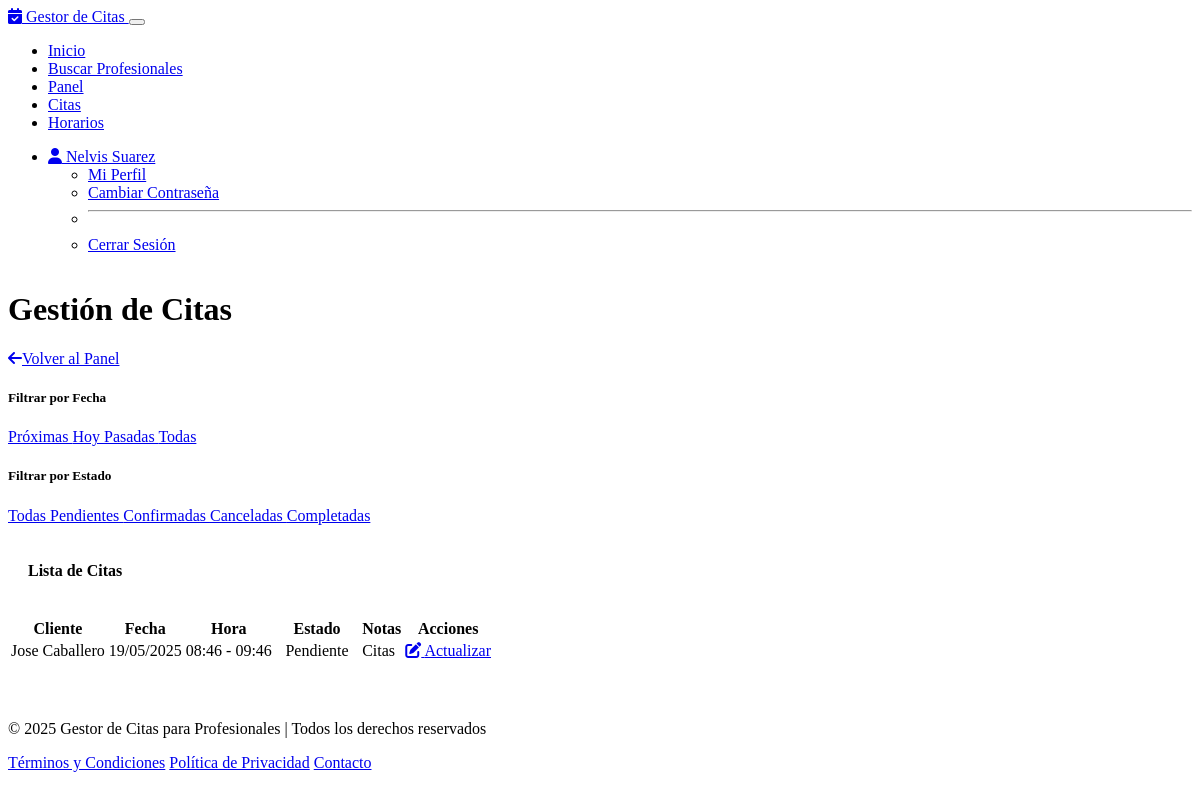
The page /professional/appointments?date=past&status=all (signed in) on the database its author committed.
### models.py (models this page shows, shortened)
class User(UserMixin, db.Model):
    id = db.Column(db.Integer, primary_key=True)
    username = db.Column(db.String(64), unique=True, nullable=False, index=True)
    email = db.Column(db.String(120), unique=True, nullable=False, index=True)
    password_hash = db.Column(db.String(256), nullable=False)
    first_name = db.Column(db.String(64), nullable=False)
    last_name = db.Column(db.String(64), nullable=False)
    phone = db.Column(db.String(20))
    role = db.Column(db.String(20), nullable=False, default='client')
    created_at = db.Column(db.DateTime, default=datetime.utcnow)
    is_active = db.Column(db.Boolean, default=True)
    last_login = db.Column(db.DateTime)
    professional = db.relationship('Professional', uselist=False, back_populates='user', cascade='all, delete-orphan')
    client = db.relationship('Client', uselist=False, back_populates='user', cascade='all, delete-orphan')
    def get_full_name(self):
        return f"{self.first_name} {self.last_name}"
    def is_professional(self):
        return self.role == 'professional'
    def is_client(self):
        return self.role == 'client'

class Appointment(db.Model):
    id = db.Column(db.Integer, primary_key=True)
    professional_id = db.Column(db.Integer, db.ForeignKey('professional.id'), nullable=False)
    client_id = db.Column(db.Integer, db.ForeignKey('client.id'), nullable=False)
    date = db.Column(db.Date, nullable=False)
    start_time = db.Column(db.Time, nullable=False)
    end_time = db.Column(db.Time, nullable=False)
    status = db.Column(db.String(20), default='pending')  # pending, confirmed, cancelled, completed
    notes = db.Column(db.Text)
    created_at = db.Column(db.DateTime, default=datetime.utcnow)
    cost = db.Column(db.Float, default=50.0)  # Default cost in currency units
    payment_status = db.Column(db.String(20), default='pending')  # pending, paid, refunded, failed
    payment_id = db.Column(db.String(100))  # Stripe payment/checkout session ID
    payment_timestamp = db.Column(db.DateTime)  # When the payment was processed
    refund_id = db.Column(db.String(100))  # Stripe refund ID
    refund_timestamp = db.Column(db.DateTime)  # When the refund was processed
    professional = db.relationship('Professional', back_populates='appointments')
    client = db.relationship('Client', back_populates='appointments')

### routes/professional.py (the view)
@professional_bp.route('/appointments')
@login_required
def appointments():
    if not current_user.is_professional():
        flash('No tienes permisos para acceder a esta página', 'danger')
        return redirect(url_for('main.index'))
    professional = Professional.query.filter_by(user_id=current_user.id).first()
    if not professional:
        flash('Perfil de profesional no encontrado', 'warning')
        return redirect(url_for('professional.profile'))
    status = request.args.get('status', 'all')
    date_filter = request.args.get('date', 'upcoming')
    query = Appointment.query.filter_by(professional_id=professional.id)
    if status != 'all':
        query = query.filter_by(status=status)
    today = datetime.now().date()
    if date_filter == 'upcoming':
        query = query.filter(Appointment.date >= today)
    elif date_filter == 'past':
        query = query.filter(Appointment.date < today)
    elif date_filter == 'today':
        query = query.filter(Appointment.date == today)
    if date_filter == 'past':
        appointments = query.order_by(Appointment.date.desc(), Appointment.start_time).all()
    else:
        appointments = query.order_by(Appointment.date, Appointment.start_time).all()
    return render_template('professional/appointments.html',
                          appointments=appointments,
                          status_filter=status,
                          date_filter=date_filter)

### app.py (called while the page is built)
@login_manager.user_loader
def load_user(user_id):
    from models import User
    from sqlalchemy.exc import PendingRollbackError
    try:
        return User.query.get(int(user_id))
    except PendingRollbackError:
        db.session.rollback()
        return User.query.get(int(user_id))

### templates/professional/appointments.html (shortened to what this page needs)
{% extends 'base.html' %}
{% block content %}
<div class="container">
    <div class="d-flex justify-content-between align-items-center mb-4">
        <h1>Gestión de Citas</h1>
        <a href="{{ url_for('professional.dashboard') }}" class="btn btn-outline-primary">
            <i class="fas fa-arrow-left me-2"></i>Volver al Panel
        </a>
    </div>
    <div class="card border-0 bg-dark shadow-sm mb-4">
        <div class="card-body">
            <div class="row g-3">
                <div class="col-md-6">
                    <h5>Filtrar por Fecha</h5>
                    <div class="btn-group w-100" role="group">
                        <a href="{{ url_for('professional.appointments', date='upcoming', status=status_filter) }}"
                           class="btn btn-outline-primary {{ 'active' if date_filter == 'upcoming' }}">
                            Próximas
                        </a>
                        <a href="{{ url_for('professional.appointments', date='today', status=status_filter) }}"
                           class="btn btn-outline-primary {{ 'active' if date_filter == 'today' }}">
                            Hoy
                        </a>
                        <a href="{{ url_for('professional.appointments', date='past', status=status_filter) }}"
                           class="btn btn-outline-primary {{ 'active' if date_filter == 'past' }}">
                            Pasadas
                        </a>
                        <a href="{{ url_for('professional.appointments', date='all', status=status_filter) }}"
                           class="btn btn-outline-primary {{ 'active' if date_filter == 'all' }}">
                            Todas
                        </a>
                    </div>
                </div>
                <div class="col-md-6">
                    <h5>Filtrar por Estado</h5>
                    <div class="btn-group w-100" role="group">
                        <a href="{{ url_for('professional.appointments', status='all', date=date_filter) }}"
                           class="btn btn-outline-primary {{ 'active' if status_filter == 'all' }}">
                            Todas
                        </a>
                        <a href="{{ url_for('professional.appointments', status='pending', date=date_filter) }}"
                           class="btn btn-outline-warning {{ 'active' if status_filter == 'pending' }}">
                            Pendientes
                        </a>
                        <a href="{{ url_for('professional.appointments', status='confirmed', date=date_filter) }}"
                           class="btn btn-outline-success {{ 'active' if status_filter == 'confirmed' }}">
                            Confirmadas
                        </a>
                        <a href="{{ url_for('professional.appointments', status='cancelled', date=date_filter) }}"
                           class="btn btn-outline-danger {{ 'active' if status_filter == 'cancelled' }}">
                            Canceladas
                        </a>
                        <a href="{{ url_for('professional.appointments', status='completed', date=date_filter) }}"
                           class="btn btn-outline-info {{ 'active' if status_filter == 'completed' }}">
                            Completadas
                        </a>
                    </div>
                </div>
            </div>
        </div>
    </div>
    <div class="card border-0 bg-dark shadow-sm">
        <div class="card-header bg-dark border-bottom">
            <h4 class="mb-0">Lista de Citas</h4>
        </div>
        <div class="card-body">
            {% if appointments %}
                <div class="table-responsive">
                    <table class="table table-dark">
                        <thead>
                            <tr>
                                <th>Cliente</th>
                                <th>Fecha</th>
                                <th>Hora</th>
                                <th>Estado</th>
                                <th>Notas</th>
                                <th>Acciones</th>
                            </tr>
                        </thead>
                        <tbody>
                            {% for appointment in appointments %}
                                <tr>
                                    <td>{{ appointment.client.user.get_full_name() }}</td>
                                    <td>{{ appointment.date.strftime('%d/%m/%Y') }}</td>
                                    <td>{{ appointment.start_time.strftime('%H:%M') }} - {{ appointment.end_time.strftime('%H:%M') }}</td>
                                    <td>
                                        {% if appointment.status == 'pending' %}
                                            <span class="badge bg-warning">Pendiente</span>
                                        {% elif appointment.status == 'confirmed' %}
                                            <span class="badge bg-success">Confirmada</span>
                                        {% elif appointment.status == 'cancelled' %}
                                            <span class="badge bg-danger">Cancelada</span>
                                        {% elif appointment.status == 'completed' %}
                                            <span class="badge bg-info">Completada</span>
                                        {% endif %}
                                    </td>
                                    <td>{{ appointment.notes|truncate(30) if appointment.notes else '-' }}</td>
                                    <td>
                                        <a href="{{ url_for('professional.update_appointment', appointment_id=appointment.id) }}"
                                           class="btn btn-sm btn-outline-primary">
                                            <i class="fas fa-edit"></i> Actualizar
                                        </a>
                                    </td>
                                </tr>
                            {% endfor %}
                        </tbody>
                    </table>
                </div>
            {% else %}
                <div class="alert alert-info">
                    <i class="fas fa-info-circle me-2"></i>
                    No se encontraron citas que coincidan con los filtros seleccionados.
                </div>
            {% endif %}
        </div>
    </div>
</div>
{% endblock %}

### templates/base.html (shortened to what this page needs)
<!DOCTYPE html>
<html lang="es" data-bs-theme="dark">
<head>
    <link rel="stylesheet" href="https://cdn.replit.com/agent/bootstrap-agent-dark-theme.min.css">
    <link rel="stylesheet" href="https://cdnjs.cloudflare.com/ajax/libs/font-awesome/6.4.0/css/all.min.css">
    <link rel="stylesheet" href="{{ url_for('static', filename='css/custom.css') }}">
</head>
<body>
    <nav class="navbar navbar-expand-lg navbar-dark bg-dark mb-4">
        <div class="container">
            <a class="navbar-brand" href="{{ url_for('main.index') }}">
                <i class="fas fa-calendar-check"></i> Gestor de Citas
            </a>
            <button class="navbar-toggler" type="button" data-bs-toggle="collapse" data-bs-target="#navbarNav"
                    aria-controls="navbarNav" aria-expanded="false" aria-label="Toggle navigation">
            </button>
            <div class="collapse navbar-collapse" id="navbarNav">
                <ul class="navbar-nav me-auto">
                    <li class="nav-item">
                        <a class="nav-link" href="{{ url_for('main.index') }}">Inicio</a>
                    </li>
                    <li class="nav-item">
                        <a class="nav-link" href="{{ url_for('main.search') }}">Buscar Profesionales</a>
                    </li>
                    {% if current_user.is_authenticated %}
                        {% if current_user.is_client() %}
                            <li class="nav-item">
                                <a class="nav-link" href="{{ url_for('client.my_appointments') }}">Mis Citas</a>
                            </li>
                        {% elif current_user.is_professional() %}
                            <li class="nav-item">
                                <a class="nav-link" href="{{ url_for('professional.dashboard') }}">Panel</a>
                            </li>
                            <li class="nav-item">
                                <a class="nav-link" href="{{ url_for('professional.appointments') }}">Citas</a>
                            </li>
                            <li class="nav-item">
                                <a class="nav-link" href="{{ url_for('professional.schedule') }}">Horarios</a>
                            </li>
                        {% endif %}
                    {% endif %}
                </ul>
                <ul class="navbar-nav">
                    {% if current_user.is_authenticated %}
                        <li class="nav-item dropdown">
                            <a class="nav-link dropdown-toggle" href="#" id="userDropdown" role="button"
                               data-bs-toggle="dropdown" aria-expanded="false">
                                <i class="fas fa-user"></i> {{ current_user.username }}
                            </a>
                            <ul class="dropdown-menu dropdown-menu-end" aria-labelledby="userDropdown">
                                {% if current_user.is_professional() %}
                                    <li><a class="dropdown-item" href="{{ url_for('professional.profile') }}">Mi Perfil</a></li>
                                {% elif current_user.is_client() %}
                                    <li><a class="dropdown-item" href="{{ url_for('client.profile') }}">Mi Perfil</a></li>
                                {% endif %}
                                <li><a class="dropdown-item" href="{{ url_for('auth.change_password') }}">Cambiar Contraseña</a></li>
                                <li><hr class="dropdown-divider"></li>
                                <li><a class="dropdown-item" href="{{ url_for('auth.logout') }}">Cerrar Sesión</a></li>
                            </ul>
                        </li>
                    {% endif %}
                </ul>
            </div>
        </div>
    </nav>
    <main class="container py-4">
        {% block content %}{% endblock %}
    </main>
    <footer class="py-4 bg-dark text-white mt-5">
        <div class="container text-center">
            <p>&copy; 2025 Gestor de Citas para Profesionales | Todos los derechos reservados</p>
            <p class="small">
                <a href="#" class="text-white text-decoration-none me-3">Términos y Condiciones</a>
                <a href="#" class="text-white text-decoration-none me-3">Política de Privacidad</a>
                <a href="#" class="text-white text-decoration-none">Contacto</a>
            </p>
        </div>
    </footer>
</body>
</html>

### static/css/custom.css (style rules this page uses)
body { min-height: 100vh; display: flex; flex-direction: column; }
main { flex: 1 0 auto; }
.badge { font-weight: 500; padding: 0.4em 0.6em; }
.table-responsive { overflow-x: auto; -webkit-overflow-scrolling: touch; }
.dropdown-menu { min-width: 12rem; }
footer { margin-top: auto; padding-bottom: 20px; }
.card-header { padding: 1rem 1.25rem; }

### rows shown on the page
User: username "Nelvis Suarez"
Appointment: client.user.get_full_name "Jose Caballero", date "19/05/2025", start_time "08:46", end_time "09:46", status "Pendiente", notes "Citas"
